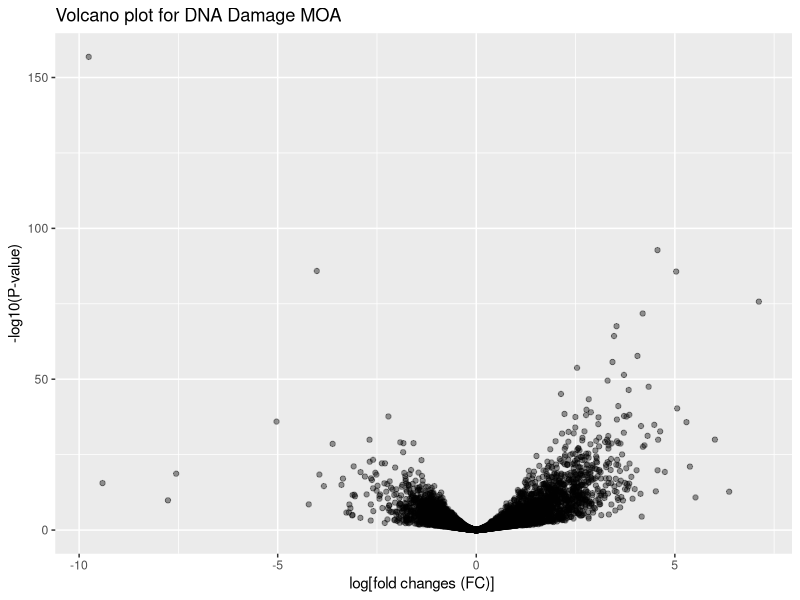
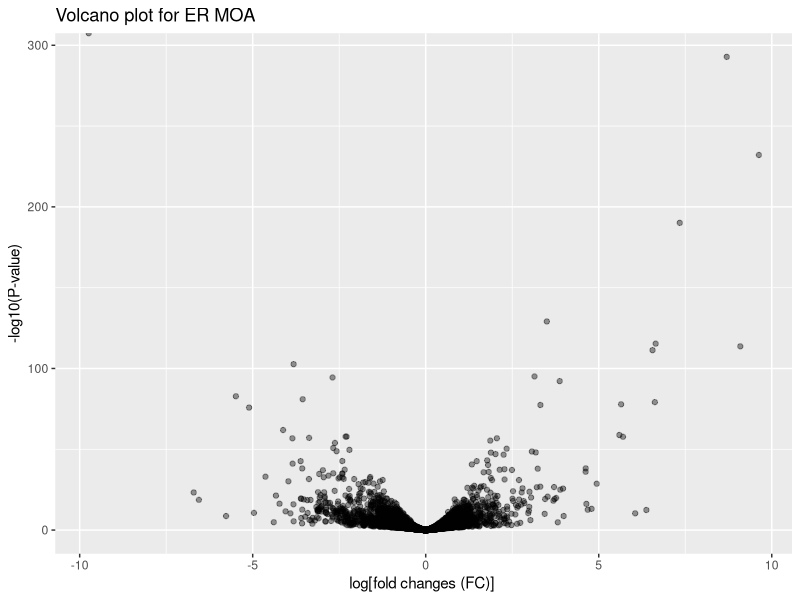
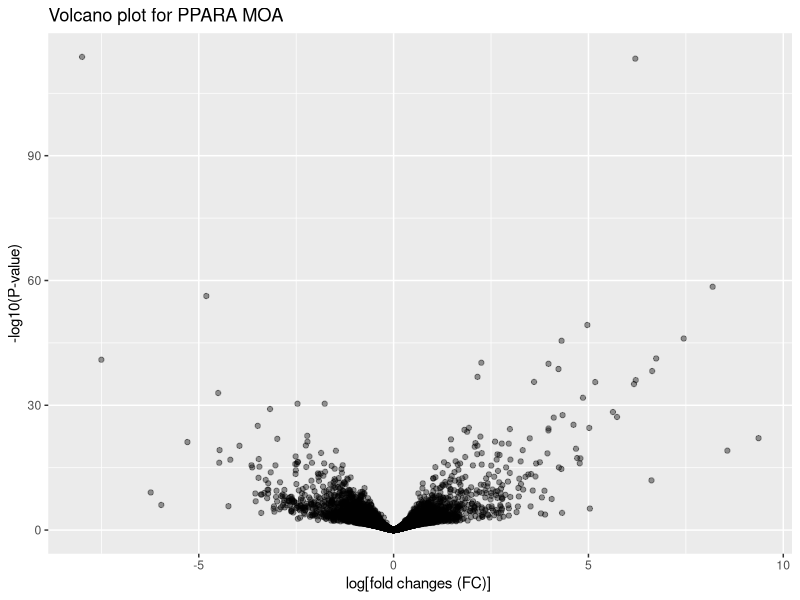

The R script that drew these images, in order:
library(tidyverse)

#volcano plot 

#DNA_Damage 
DNA_Damage_results <- read_csv("DNA_Damage_results.csv")

ggplot(data = DNA_Damage_results, aes(x=log2FoldChange,y = -log10(pvalue)))+
  geom_point(alpha =0.4) +
  xlab("log[fold changes (FC)] ") +
  ylab("-log10(P-value)") +
  labs(title ="Volcano plot for DNA Damage MOA") 
  
#ER
ER_results <- read_csv("ER_results.csv")

ggplot(data = ER_results, aes(x=log2FoldChange,y = -log10(pvalue)))+
  geom_point(alpha =0.4) +
  xlab("log[fold changes (FC)] ") +
  ylab("-log10(P-value)") +
  labs(title ="Volcano plot for ER MOA") 


#PPARA
PPARA_results <- read_csv("PPARA_results.csv")
ggplot(data = PPARA_results, aes(x=log2FoldChange,y = -log10(pvalue)))+
  geom_point(alpha =0.4) +
  xlab("log[fold changes (FC)] ") +
  ylab("-log10(P-value)") +
  labs(title ="Volcano plot for PPARA MOA") 


